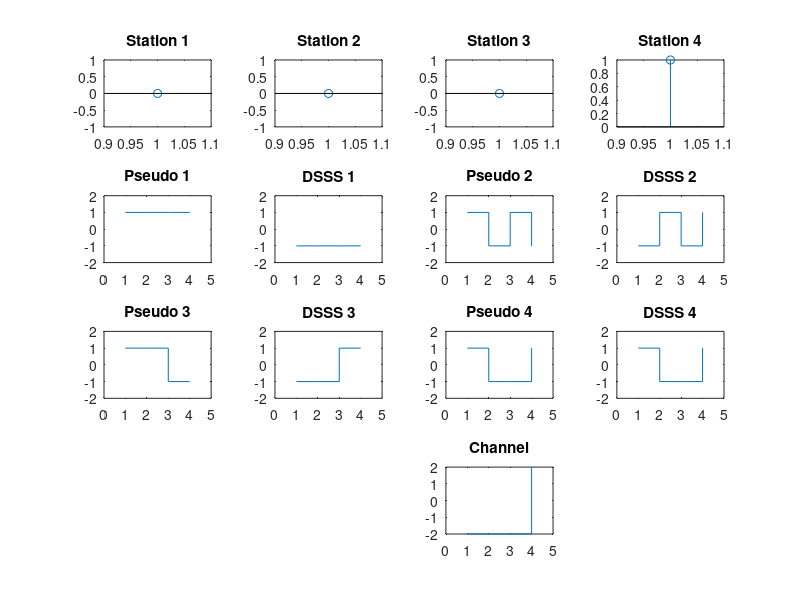

Write the MATLAB code that produced this figure.
clc
close all
clear all
Source1=0
subplot(4,4,1)
stem(Source1);
title('Station 1')
for i=1
    if Source1(i)==0
        Source1(i)=-1;
    end
    
end


Source2=0
subplot(4,4,2)

stem(Source2);
title('Station 2')
for i=1
    if Source2(i)==0
        Source2(i)=-1;
    end
    
end


Source3=0
subplot(4,4,3)

stem(Source3);
title('Station 3')
for i=1
    if Source3(i)==0
        Source3(i)=-1;
    end
    
end


Source4=1
subplot(4,4,4)

stem(Source4);
title('Station 4')
for i=1
    if Source4(i)==0
        Source4(i)=-1;
    end
    
end


b=[1 1 1 1];
for i=1:4
    if b(i)==0
        b(i)=-1;
    end
    
end
subplot(4,4,5)

stairs(b);
title('Pseudo 1')
axis([0 5 -2 2])
s=1;

for i=1:4
    c(s)=Source1*b(i);
    s=s+1;
end
subplot(4,4,6)

stairs(c);
title('DSSS 1')
axis([0 5 -2 2])

d=[1 -1 1 -1];
for i=1:4
    if d(i)==0
        d(i)=-1;
    end
    
end
subplot(4,4,7)

stairs(d);
title('Pseudo 2')
axis([0 5 -2 2])
s=1;

for i=1:4
    e(s)=Source2*d(i);
    s=s+1;
end
subplot(4,4,8)

stairs(e);
title('DSSS 2')
axis([0 5 -2 2])

f=[1 1 -1 -1];
for i=1:4
    if f(i)==0
        f(i)=-1;
    end
    
end
subplot(4,4,9)

stairs(f);
title('Pseudo 3')
axis([0 5 -2 2])
s=1;

for i=1:4
    g(s)=Source3*f(i);
    s=s+1;
end
subplot(4,4,10)

stairs(g);
title('DSSS 3')
axis([0 5 -2 2])

h=[1 -1 -1 1];
for i=1:4
    if h(i)==0
        h(i)=-1;
    end
    
end
subplot(4,4,11)

stairs(h);
title('Pseudo 4')
axis([0 5 -2 2])
s=1;

for i=1:4
    n(s)=Source4*h(i);
    s=s+1;
end
subplot(4,4,12)

stairs(n);
title('DSSS 4')
axis([0 5 -2 2])

for i=1:4
o(i)=c(i)+e(i)+g(i)+n(i);
end
disp('Data present in the Channel')
disp(o)
subplot(4,4,14.5)
stairs(o);
title('Channel')
axis([0 5 -2 2])
for i=1:4
    if o(i)==0
        o(i)=-1;
    end
end

Receiver = input('Enter the receiver station : ')
if Receiver == 1
    select = input('Enter the transmitter station : ');
switch select 
    case 2
        for i=1:4
            p(i)=d(i)*o(i);
        end
        op1=p(1)+p(2)+p(3)+p(4);
        Databit=(op1)/4;
        for i=1
         if Databit(i)==-1
            Databit(i)=0;
         end
    
        end
        disp('Data = ')
        disp(Databit)
    case 3
        for i=1:4
            p(i)=f(i)*o(i);
        end
        op1=p(1)+p(2)+p(3)+p(4);
        Databit=(op1)/4;
         for i=1
         if Databit(i)==-1
            Databit(i)=0;
         end
    
         end
        disp('Data = ')
        disp(Databit)
    case 4
        for i=1:4
            p(i)=h(i)*o(i);
        end
        op1=p(1)+p(2)+p(3)+p(4);
        Databit=(op1)/4;
         for i=1
         if Databit(i)==-1
            Databit(i)=0;
         end
    
         end
        disp('Data = ')
        disp(Databit)
        
end 
end

if Receiver == 2
    select = input('Enter the transmitter station : ');
switch select 
    case 1
        for i=1:4
            p(i)=b(i)*o(i);
        end
        op1=p(1)+p(2)+p(3)+p(4);
        Databit=(op1)/4;
         for i=1
         if Databit(i)==-1
            Databit(i)=0;
         end
    
         end
        disp('Data = ')
        disp(Databit)
    case 3
        for i=1:4
            p(i)=f(i)*o(i);
        end
        op1=p(1)+p(2)+p(3)+p(4);
        Databit=(op1)/4;
         for i=1
         if Databit(i)==-1
            Databit(i)=0;
         end
    
         end
        disp('Data = ')
        disp(Databit)
    case 4
        for i=1:4
            p(i)=h(i)*o(i);
        end
        op1=p(1)+p(2)+p(3)+p(4);
        Databit=(op1)/4;
         for i=1
         if Databit(i)==-1
            Databit(i)=0;
         end
    
         end
        disp('Data = ')
        disp(Databit)
        
end 
end
if Receiver == 3
    select = input('Enter the transmitter station : ');
switch select 
    case 1
        for i=1:4
            p(i)=b(i)*o(i);
        end
        op1=p(1)+p(2)+p(3)+p(4);
        Databit=(op1)/4;
         for i=1
         if Databit(i)==-1
            Databit(i)=0;
         end
    
         end
        disp('Data = ')
        disp(Databit)
    case 2
        for i=1:4
            p(i)=d(i)*o(i);
        end
        op1=p(1)+p(2)+p(3)+p(4);
        Databit=(op1)/4;
         for i=1
         if Databit(i)==-1
            Databit(i)=0;
         end
    
         end
        disp('Data = ')
        disp(Databit)
    case 4
        for i=1:4
            p(i)=h(i)*o(i);
        end
        op1=p(1)+p(2)+p(3)+p(4);
        Databit=(op1)/4;
         for i=1
         if Databit(i)==-1
            Databit(i)=0;
         end
    
         end
        disp('Data = ')
        disp(Databit)
        
end 
end
if Receiver == 4
    select = input('Enter the transmitter station : ');
switch select 
    case 1
        for i=1:4
            p(i)=b(i)*o(i);
        end
        op1=p(1)+p(2)+p(3)+p(4);
        Databit=(op1)/4;
         for i=1
         if Databit(i)==-1
            Databit(i)=0;
         end
    
         end
        disp('Data = ')
        disp(Databit)
    case 2
        for i=1:4
            p(i)=d(i)*o(i);
        end
        op1=p(1)+p(2)+p(3)+p(4);
        Databit=(op1)/4;
         for i=1
         if Databit(i)==-1
            Databit(i)=0;
         end
    
         end
        disp('Data = ')
        disp(Databit)
    case 3
        for i=1:4
            p(i)=f(i)*o(i);
        end
        op1=p(1)+p(2)+p(3)+p(4);
        Databit=(op1)/4;
         for i=1
         if Databit(i)==-1
            Databit(i)=0;
         end
    
         end
        disp('Data = ')
        disp(Databit)
        
end 
end

            
    

        
        


    



       
        
    

    
